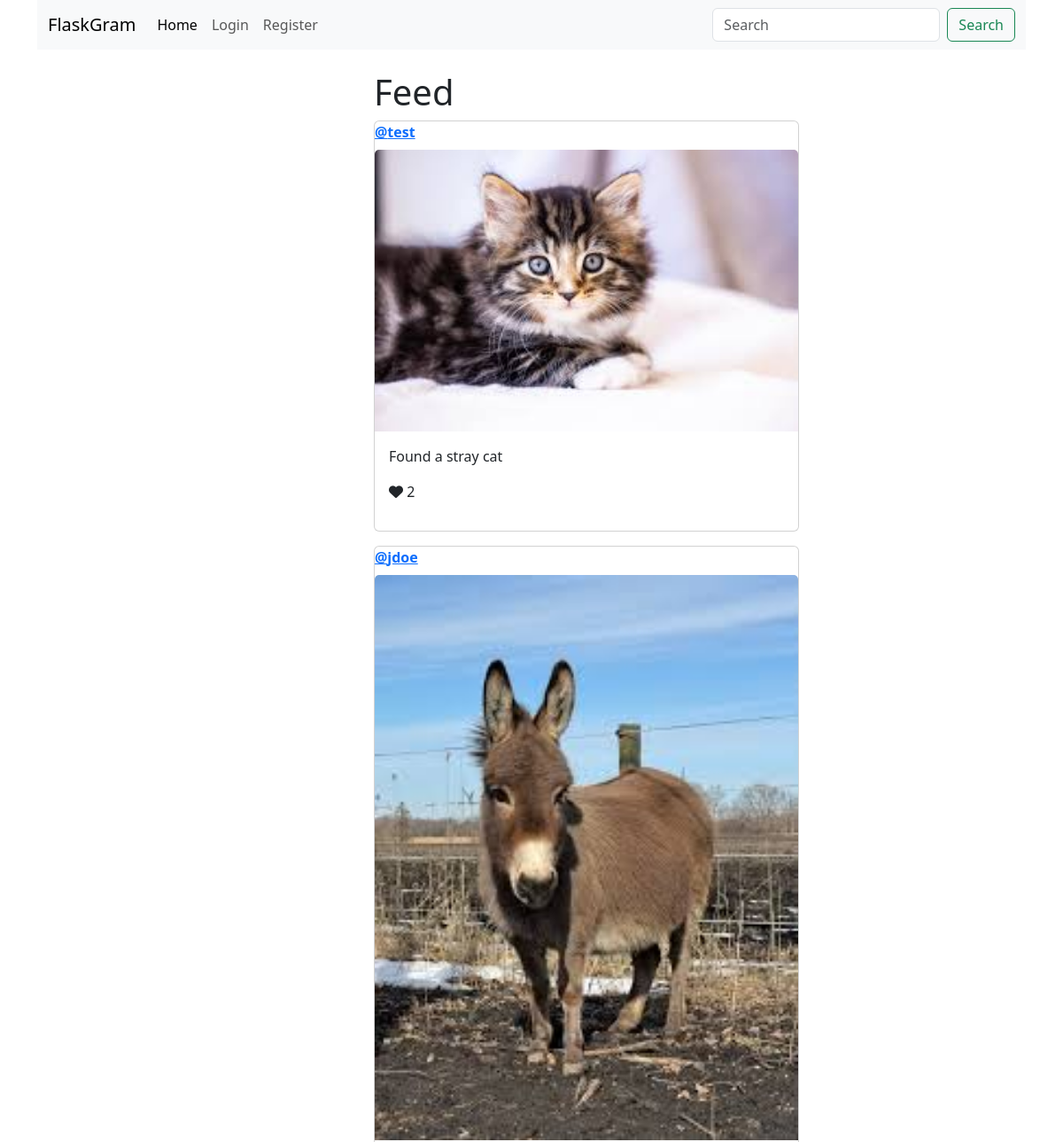
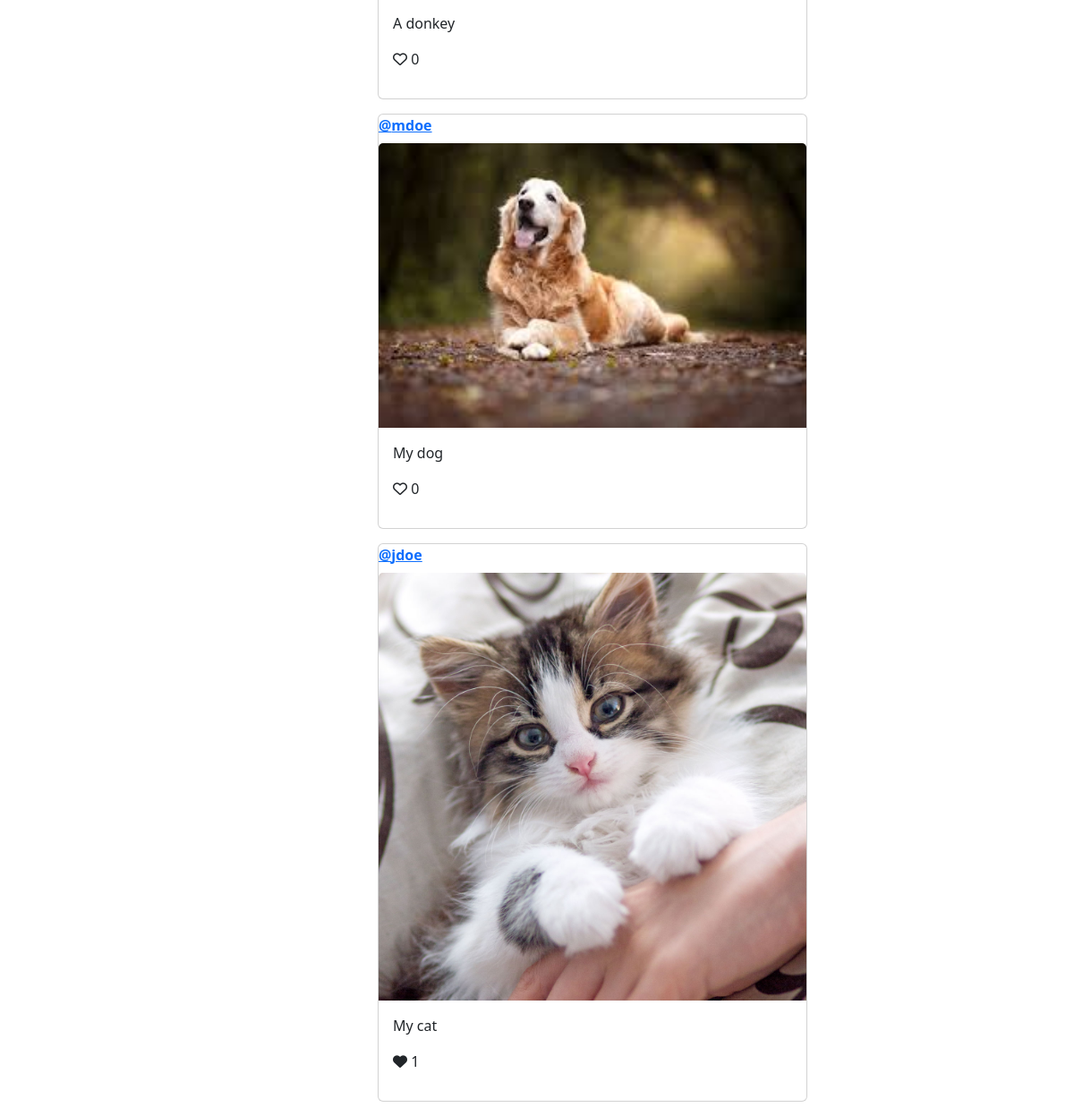
The page / on the database its author committed (2 pictures, top to bottom).
### tables this page shows
CREATE TABLE posts (
    id INTEGER PRIMARY KEY AUTOINCREMENT,
    content TEXT NOT NULL,
    image TEXT NOT NULL,
    created_at TIMESTAMP NOT NULL, 
    users_id INTEGER NOT NULL, likes integer default 0,
    FOREIGN KEY (users_id) REFERENCES users (id) 
);

CREATE TABLE users (
    id INTEGER PRIMARY KEY AUTOINCREMENT,
    username TEXT UNIQUE NOT NULL,
    password TEXT NOT NULL,
    description TEXT, 
    created_at TIMESTAMP NOT NULL
);

### app.py (the view)
@app.route('/')
def home():
    db = get_db_connection()
    posts = db.execute("""SELECT p.id, p.content, p.image, p.created_at, u.username, p.users_id, p.likes
                       FROM posts p JOIN users u ON u.id=p.users_id
                       ORDER BY p.created_at DESC""").fetchall()
    return render_template('home.html', posts=posts)

### app.py (called while the page is built)
def get_db_connection():
    if 'db' not in g:
        g.db = sqlite3.connect(app.config['DATABASE'])
        g.db.row_factory = sqlite3.Row
    return g.db

@app.before_request
def load_logged_in_user():
    user_id = session.get('user_id')
    if user_id is None:
        g.user = None
    else:
        db = get_db_connection()
        g.user = db.execute("SELECT * FROM users WHERE id=?", (user_id,)).fetchone()

### templates/home.html (shortened to what this page needs)
{% extends 'base.html' %}
{% block content %}
    <div class="row">
        <div class="col-md-4 mx-auto">
            <h1>Feed</h1>
            {% for row in posts %}
                <div class="card mb-3" style="width: 30rem;">
                    <b class="mb-2"><a href="/user/{{ row['users_id'] }}">@{{ row['username'] }}</a></b>
                    <img src="/static/uploads/{{ row['image'] }}" class="card-img-top" alt="...">
                <div class="card-body">
                    <p class="card-text">{{ row['content'] }}</p>
                    <p>{% if g.user %}<a href="/like/{{ row['id'] }}">{% endif %}
                    {% if row['likes'] > 0 %}
                    <i class="fa-solid fa-heart"></i>
                    {% else %}
                    <i class="fa-regular fa-heart"></i>
                    {% endif %}
                    {{ row['likes'] }}
                    {% if g.user %}</a>{% endif %}</p>
                </div>
                </div>
            {% endfor %}
        </div>
    </div>
{% endblock %}

### templates/base.html (shortened to what this page needs)
<!DOCTYPE html>
<html lang="en">
<head>
    <link href="https://cdn.jsdelivr.net/npm/bootstrap@5.3.6/dist/css/bootstrap.min.css" rel="stylesheet">
    <link rel="stylesheet" href="https://cdnjs.cloudflare.com/ajax/libs/font-awesome/6.7.2/css/all.min.css" />
</head>
<body>
    <div class="container">
        <nav class="navbar navbar-expand-lg bg-body-tertiary">
            <div class="container-fluid">
                <a class="navbar-brand" href="#">FlaskGram</a>
                <div class="collapse navbar-collapse" id="navbarSupportedContent">
                <ul class="navbar-nav me-auto mb-2 mb-lg-0">
                    <li class="nav-item">
                    <a class="nav-link active" aria-current="page" href="#">Home</a>
                    </li>
                    {% if g.user %}
                    <li class="nav-item">
                    <a class="nav-link" href="/create">Add</a>
                    </li>
                    <li class="nav-item">
                    <a class="nav-link" href="/profile">Profile</a>
                    </li>
                    <li class="nav-item">
                    <a class="nav-link" href="/logout">@{{ g.user['username'] }} Logout</a>
                    </li>
                    {% else %}
                    <li class="nav-item">
                    <a class="nav-link" href="/login">Login</a>
                    </li>
                    <li class="nav-item">
                    <a class="nav-link" href="/register">Register</a>
                    </li>
                    {% endif %}
                </ul>
                <form class="d-flex" role="search" action="/search" method="post">
                    <input name="search_term" class="form-control me-2" type="search" placeholder="Search" aria-label="Search"/>
                    <button class="btn btn-outline-success" type="submit">Search</button>
                </form>
                </div>
            </div>
        </nav>
        <div class="mt-4">
            {% block content %}{% endblock %}
        </div>
    </div>
</body>
</html>

### rows shown on the page
posts: username "test", image (picture), content "Found a stray cat", likes "2"
posts: username "jdoe", image (picture), content "A donkey", likes "0"
posts: username "mdoe", image (picture), content "My dog", likes "0"
posts: username "jdoe", image (picture), content "My cat", likes "1"
